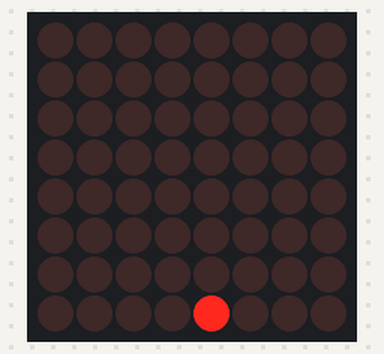
The sketch below on a simulated Arduino Mega 2560, built with avr-gcc and run on an emulated ATmega2560. On the bench: 8×8 LED matrix.

Above: at 0.22 s.
At 0.82 s:
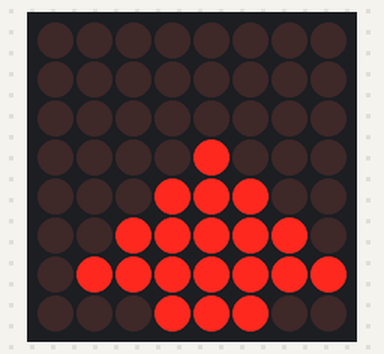
At 1.58 s:
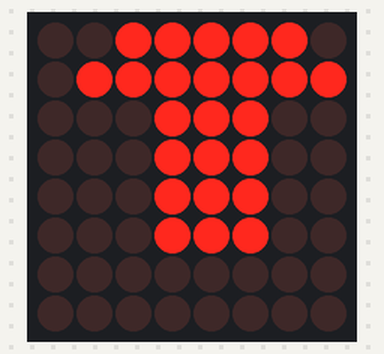
At 2.18 s:
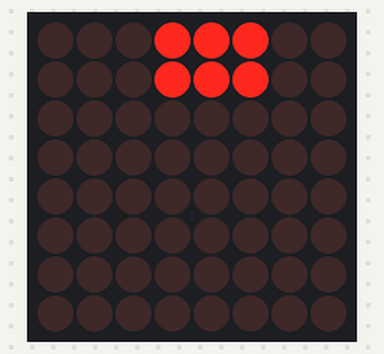
At 2.93 s:
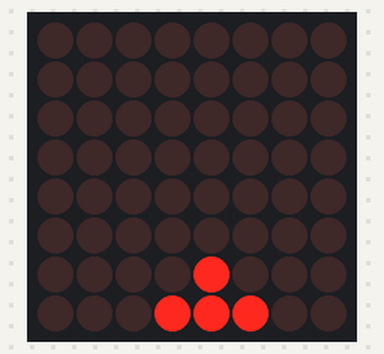

Measured:
- by itself, everything shown: repeats every 2.6 s, in 16 steps

The sketch:

arrowing-8x8.ino
```cpp
#include <MD_MAX72xx.h>
#include <SPI.h>

#define HARDWARE_TYPE MD_MAX72XX::FC16_HW
#define MAX_DEVICES 1
#define CS_PIN 5
#define DATA_PIN 23
#define CLK_PIN 18

MD_MAX72XX mx = MD_MAX72XX(HARDWARE_TYPE, DATA_PIN, CLK_PIN, CS_PIN, MAX_DEVICES);

// รูปลูกศรชี้ขึ้น
uint8_t arrowUp[8] = {
  0b00001000,
  0b00011100,
  0b00111110,
  0b01111111,
  0b00011100,
  0b00011100,
  0b00011100,
  0b00011100
};

int offset = 8;  // เริ่มจากด้านล่าง

void setup() {
  mx.begin();
  mx.control(MD_MAX72XX::INTENSITY, 5);
  mx.clear();
}

void loop() {
  mx.clear();

  // วาดลูกศรโดยเลื่อนขึ้น
  for (int i = 0; i < 8; i++) {
    int row = i + offset;
    if (row >= 0 && row < 8) {
      mx.setRow(0, row, arrowUp[i]);
    }
  }

  offset--;           // เลื่อนขึ้น
  if (offset < -8) {  // หลุดจอแล้ว เริ่มใหม่
    offset = 8;
  }

  delay(150);  // ความเร็วลูกศร
}
```
